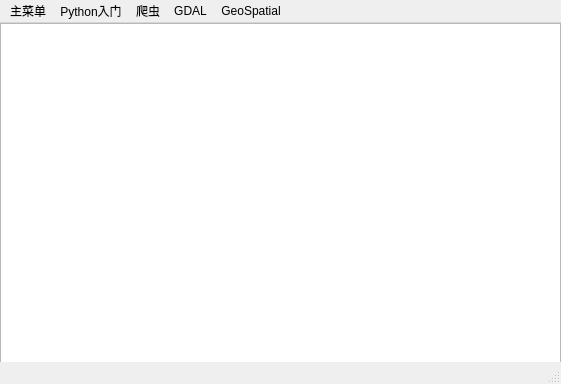
<?xml version="1.0" encoding="UTF-8"?>
<ui version="4.0">
 <class>MainWindow</class>
 <widget class="QMainWindow" name="MainWindow">
  <property name="geometry">
   <rect>
    <x>0</x>
    <y>0</y>
    <width>561</width>
    <height>384</height>
   </rect>
  </property>
  <property name="windowTitle">
   <string>GeoSpatialStudy</string>
  </property>
  <widget class="QWidget" name="centralwidget">
   <widget class="QGraphicsView" name="graphicsView">
    <property name="geometry">
     <rect>
      <x>0</x>
      <y>0</y>
      <width>561</width>
      <height>341</height>
     </rect>
    </property>
   </widget>
  </widget>
  <widget class="QMenuBar" name="menubar">
   <property name="geometry">
    <rect>
     <x>0</x>
     <y>0</y>
     <width>561</width>
     <height>23</height>
    </rect>
   </property>
   <widget class="QMenu" name="menu">
    <property name="title">
     <string>主菜单</string>
    </property>
    <addaction name="actionopen"/>
    <addaction name="actionExit"/>
    <addaction name="separator"/>
   </widget>
   <widget class="QMenu" name="menuPython">
    <property name="title">
     <string>Python入门</string>
    </property>
    <addaction name="actionEnvironment"/>
    <addaction name="actionNumpy"/>
    <addaction name="actionMatplotlib"/>
    <addaction name="actionPandas"/>
   </widget>
   <widget class="QMenu" name="menu_2">
    <property name="title">
     <string>爬虫</string>
    </property>
    <addaction name="actionEnvironment_2"/>
    <addaction name="actionExamples"/>
   </widget>
   <widget class="QMenu" name="menuGDAL">
    <property name="title">
     <string>GDAL</string>
    </property>
    <addaction name="actionEnvironment_3"/>
    <addaction name="actionShp"/>
    <addaction name="actionRaster"/>
   </widget>
   <widget class="QMenu" name="menuGeoSpatial">
    <property name="title">
     <string>GeoSpatial</string>
    </property>
    <addaction name="actionGeopandas"/>
    <addaction name="actionRasterIO"/>
   </widget>
   <addaction name="menu"/>
   <addaction name="menuPython"/>
   <addaction name="menu_2"/>
   <addaction name="menuGDAL"/>
   <addaction name="menuGeoSpatial"/>
  </widget>
  <widget class="QStatusBar" name="statusbar"/>
  <action name="actionopen">
   <property name="text">
    <string>open</string>
   </property>
  </action>
  <action name="actionExit">
   <property name="text">
    <string>Exit</string>
   </property>
  </action>
  <action name="actionEnvironment">
   <property name="text">
    <string>环境配置</string>
   </property>
  </action>
  <action name="actionNumpy">
   <property name="text">
    <string>Numpy</string>
   </property>
  </action>
  <action name="actionMatplotlib">
   <property name="text">
    <string>Matplotlib</string>
   </property>
  </action>
  <action name="actionPandas">
   <property name="text">
    <string>Pandas</string>
   </property>
  </action>
  <action name="actionEnvironment_2">
   <property name="text">
    <string>Environment</string>
   </property>
  </action>
  <action name="actionExamples">
   <property name="text">
    <string>Examples</string>
   </property>
  </action>
  <action name="actionEnvironment_3">
   <property name="text">
    <string>Environment</string>
   </property>
  </action>
  <action name="actionShp">
   <property name="text">
    <string>Shp</string>
   </property>
  </action>
  <action name="actionRaster">
   <property name="text">
    <string>Raster</string>
   </property>
  </action>
  <action name="actionGeopandas">
   <property name="text">
    <string>Geopandas</string>
   </property>
  </action>
  <action name="actionRasterIO">
   <property name="text">
    <string>RasterIO</string>
   </property>
  </action>
 </widget>
 <resources/>
 <connections/>
</ui>
